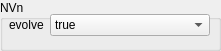
       <widget class="QGroupBox" name="groupBox_13">
        <property name="geometry">
         <rect>
          <x>910</x>
          <y>140</y>
          <width>221</width>
          <height>51</height>
         </rect>
        </property>
        <property name="title">
         <string>NVn</string>
        </property>
        <widget class="QWidget" name="formLayoutWidget_14">
         <property name="geometry">
          <rect>
           <x>9</x>
           <y>14</y>
           <width>201</width>
           <height>31</height>
          </rect>
         </property>
         <layout class="QFormLayout" name="formLayout_14">
          <property name="fieldGrowthPolicy">
           <enum>QFormLayout::AllNonFixedFieldsGrow</enum>
          </property>
          <item row="1" column="1">
           <widget class="QComboBox" name="evolveNVnCombo">
            <property name="toolTip">
             <string>Evolve neutral momentum?</string>
            </property>
            <property name="statusTip">
             <string/>
            </property>
            <item>
             <property name="text">
              <string>true</string>
             </property>
            </item>
            <item>
             <property name="text">
              <string>false</string>
             </property>
            </item>
           </widget>
          </item>
          <item row="1" column="0">
           <widget class="QLabel" name="label_75">
            <property name="text">
             <string>evolve</string>
            </property>
           </widget>
          </item>
         </layout>
        </widget>
       </widget>
